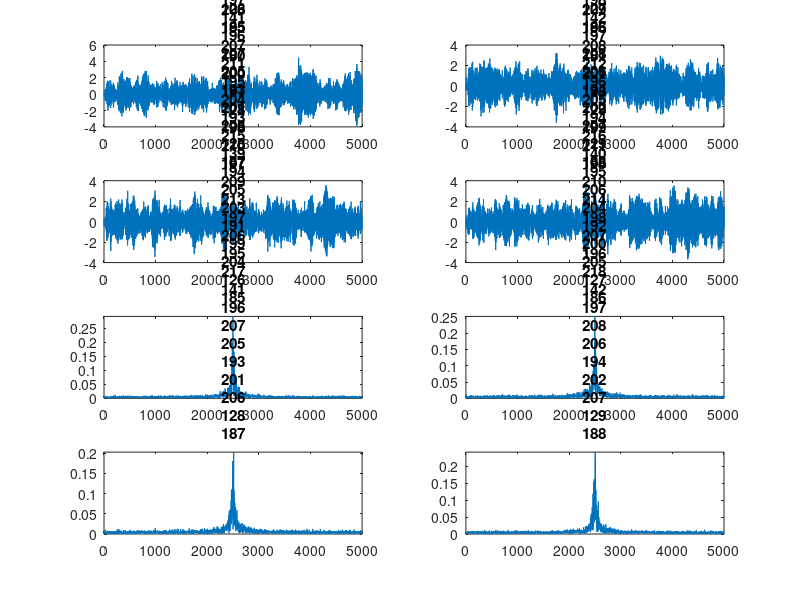
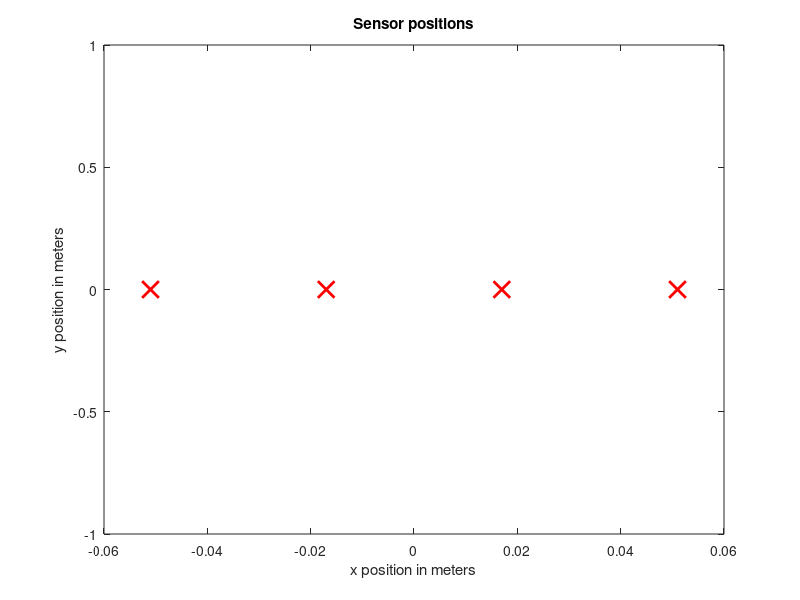
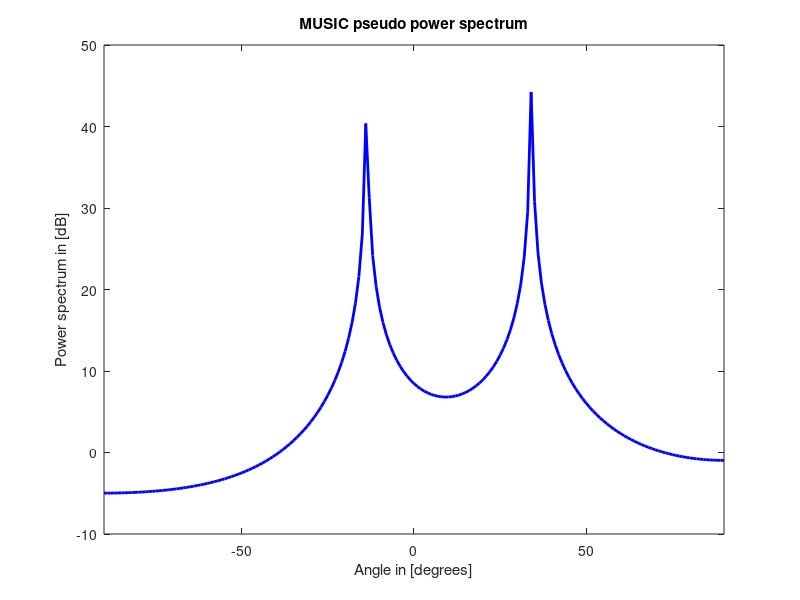

The MATLAB source for these figures, in order: (Note: this script raises an error after producing the figures.)
clear all; close all;
%% Load data
load("Observations_nb.mat");   
[Frame,nSensors] = size(X);                       % load data
f_domain = (-Frame/2:Frame/2-1)*fs/Frame;
% X =  ;                                          % 4-channel received signals 
% fs = ;                                          % sample rate (Hz)
%% Plot waveform
figure                                          % need to be transformed.
% plot(1:5000, real(X(:, 1)), 1:5000, imag(hilbert(X(:, 1))));
for i=1:4
    subplot(4, 2, i);
    plot(real(X(:, i)));
    title("The time-domain [" + i + "]");
end

for i=1:4
    subplot(4, 2, i+4);
    plot(f_domain, abs(fftshift(fft(real(X(:, i))))/Frame)); % perform FFT on its real part.
    title("The frequency-domain [" + i + "]");
    axis([0 5000 0 inf]);
end

%% Array setup                           
J = nSensors;                                      % number of sensors
dx = 3.4*10^-2;                                    % inter-sensor distance in x direction (m)
dy = 0;                                            % sensor distance in y direction (m)
c = 340;                                           % sound velocity  (m/s)
n_source = 2;                                      % number of sources
Index = linspace(0,J-1,J);
p = (-(J-1)/2 + Index.') * [dx dy];                % sensor position

%% Plot sensor positions
linspec = {'rx','MarkerSize',12,'LineWidth',2};
figure
plot(p(:,1),p(:,2),linspec{:});  
title('Sensor positions');
xlabel('x position in meters');
ylabel('y position in meters');
disp('The four microphones are ready !');


%% DoA estimation (MUSIC) 
stride = 1;                                                 % determine the angular resolution(deg)
theta = -90:stride:90;                                      % grid
f_c = 2500;     % TODO                                      % center frequency  (Hz)
R_x = X'*X/Frame;                                           % autocorrelation estimate
v = [sin(theta*pi/180);-cos(theta*pi/180)];                 % direction vector  
a_theta = exp(-1j*2*pi*f_c*(p*v)./c);                       % steer vector

% implement eigen-decomposition 

[V, D] = eig(R_x);
eig_val = diag(D);
[eig_val, Idx] = sort(eig_val);
Un = V(:, Idx(1:J-n_source));                       % noise subspace (columns are eigenvectors), size: J*(J-n_source)
P_sm = 1./diag(a_theta'*(Un*Un')*a_theta);          % pseudo music power

%% Plot the MUSIC pseudo power spectrum
figure;
linspec = {'b-','LineWidth',2};
plot(theta, 10*log10(abs(P_sm)), linspec{:});
title('MUSIC pseudo power spectrum')
xlabel('Angle in [degrees]');
ylabel('Power spectrum in [dB]');
xlim([-90,90]);

%% Find the local maximum and visualization
P_middle = abs(P_sm(2:end-1));
P_front = abs(P_sm(1:end-2));
P_back = abs(P_sm(3:end));
logic_front = (P_middle - P_front)>0;
logic_back = (P_middle - P_back)>0;
logic = logic_front & logic_back;
P_middle(~logic) = min(P_middle);
P_local = [abs(P_sm(1));P_middle;abs(P_sm(end))];
[~,doa_Idx] = maxk(P_local,n_source);
doa = theta(doa_Idx);
[~,minIdx] = min(abs(doa));
doa_source = doa(minIdx);
[~,maxIdx] = max(abs(doa));
interfer = doa(maxIdx);
disp(['The desired source DOA with MUSIC is: ',num2str(doa_source),' deg']);
disp(['The interfering DOA with MUSIC is: ',num2str(interfer),' deg']);